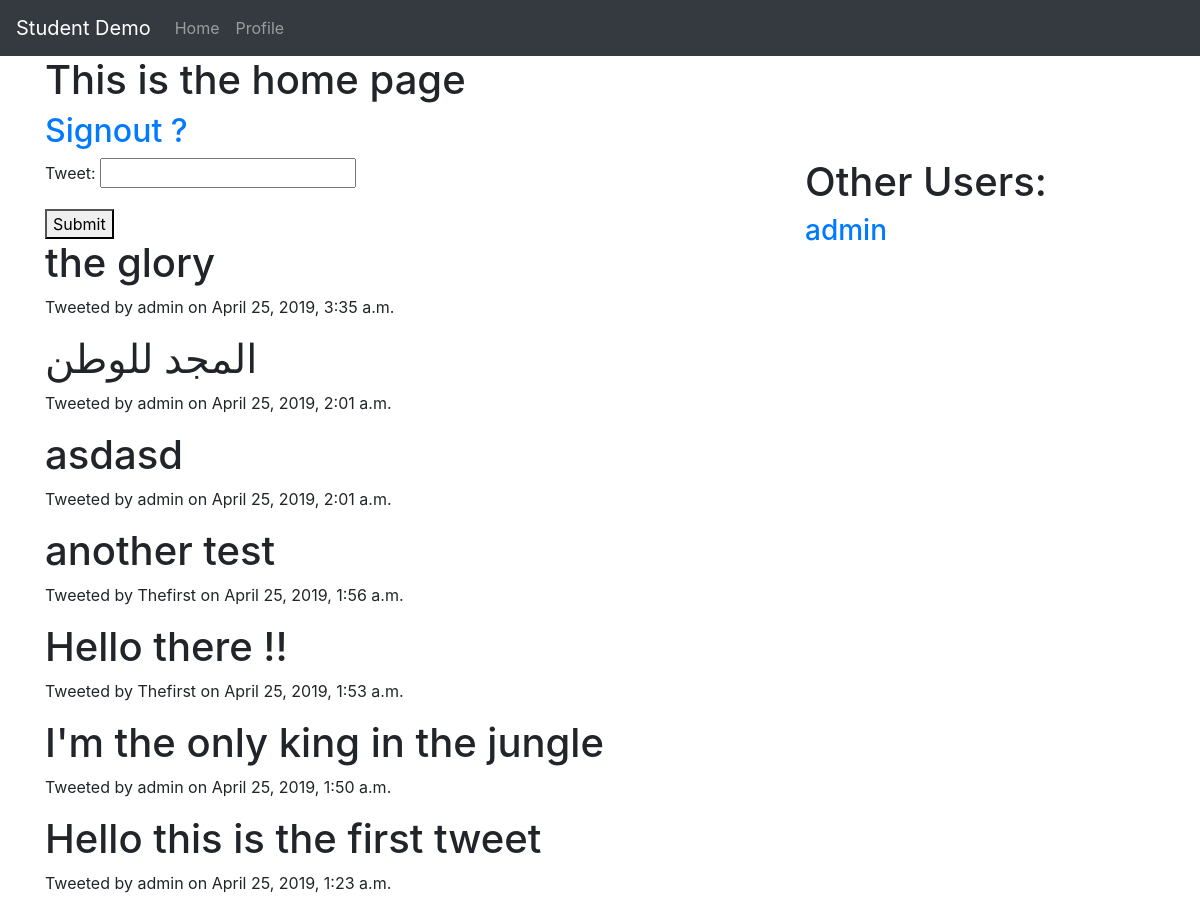
Screenshot of / (signed in) with the database file from the repository.
### twit/models.py (models this page shows, shortened)
class Tweet(models.Model):
    author = models.ForeignKey(User, on_delete=models.CASCADE)
    tweet = models.CharField(max_length=280)
    created = models.DateTimeField(auto_now_add=True)
    like = models.IntegerField(default=0)

### twit/views.py (the view, shortened to what this page needs)
# urls.py: 2. Add a URL to urlpatterns:  path('', views.home, name='home')
@login_required
def home(request):
    if request.method == "GET":
        form = AddTweetForm()
        tweets = Tweet.objects.all().order_by('-created')
        users = User.objects.exclude(username = request.user)
        context = {'form': form,
                   'tweet': tweets,
                   'user': users}
        return render(request, "home.html", context)

### twit/forms.py
class AddTweetForm(forms.Form):
    tweet = forms.CharField()

### twit/templates/home.html (shortened to what this page needs)
{% extends "base.html" %}
{% block content %}
    <h1>This is the home page</h1>
    <h2> <a href="{% url 'logout' %}">Signout ?</a></h2>
    <div class="row">
        <div class="col-sm-8">
            <form method="post">
                {{ form.as_p }}
                  <button type="submit">Submit</button>
            </form>
            {% for t in tweet %}
                 <h1>{{ t.tweet }}</h1>
                 <p>Tweeted by {{ t.author.username }} on {{ t.created }}</p>
             {% endfor %}
        </div>
        <div class="col-sm-4">
             <h1> Other Users: </h1>
            {% for u in user %}
                <h3> <a href="{% url 'profile_pk' pk=u.pk %}">{{ u.username }}</a></h3>
            {% endfor %}
        </div>
    </div>
{% endblock %}

### rows the page displays
Tweet: tweet "the glory", author.username "admin", created "April 25, 2019, 3:35 a.m."
Tweet: tweet "المجد للوطن", author.username "admin", created "April 25, 2019, 2:01 a.m."
Tweet: tweet "asdasd", author.username "admin", created "April 25, 2019, 2:01 a.m."
Tweet: tweet "another test", author.username "Thefirst", created "April 25, 2019, 1:56 a.m."
Tweet: tweet "Hello there !!", author.username "Thefirst", created "April 25, 2019, 1:53 a.m."
Tweet: tweet "I'm the only king in the jungle", author.username "admin", created "April 25, 2019, 1:50 a.m."
Tweet: tweet "Hello this is the first tweet", author.username "admin", created "April 25, 2019, 1:23 a.m."

### other values shown
{{ u.username }} "admin"
